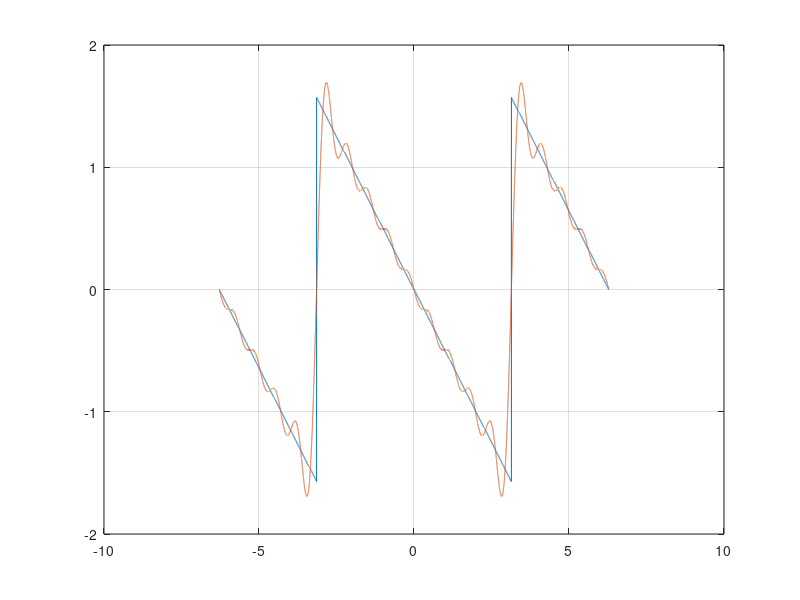

Write MATLAB code to recreate this figure. (Note: this script raises an error after producing the figure.)
%% Parameters
f_fun = @(x) -(mod(x + pi, 2*pi) - pi) / 2; % -x/2

x = linspace(-2*pi + 1e-6, 2*pi - 1e-6, 50001);
f = f_fun(x);

%% Computation
n = 9;
f_ser = 0;
for k = 1 : n
    f_ser = f_ser + (-1)^k/k * sin(k*x);
end

%% Visualisation
figure(2)
plot(x, f);
hold on;
plot(x, f_ser);
hold off;
grid on;
xlabel('$x$', interpreter = 'latex', fontsize = 14)
legend('$f(x)$', 'Fourier', interpreter = 'latex', fontsize = 12)
title(['$n =$ ', num2str(n)], interpreter = 'latex', fontsize = 16)
